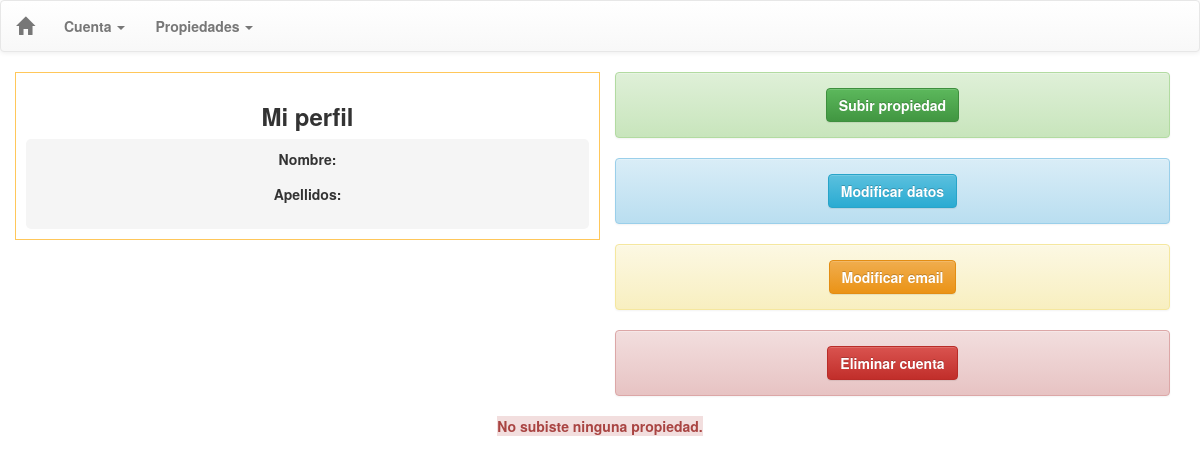
The app's page /user/profile/ (signed in), older data.
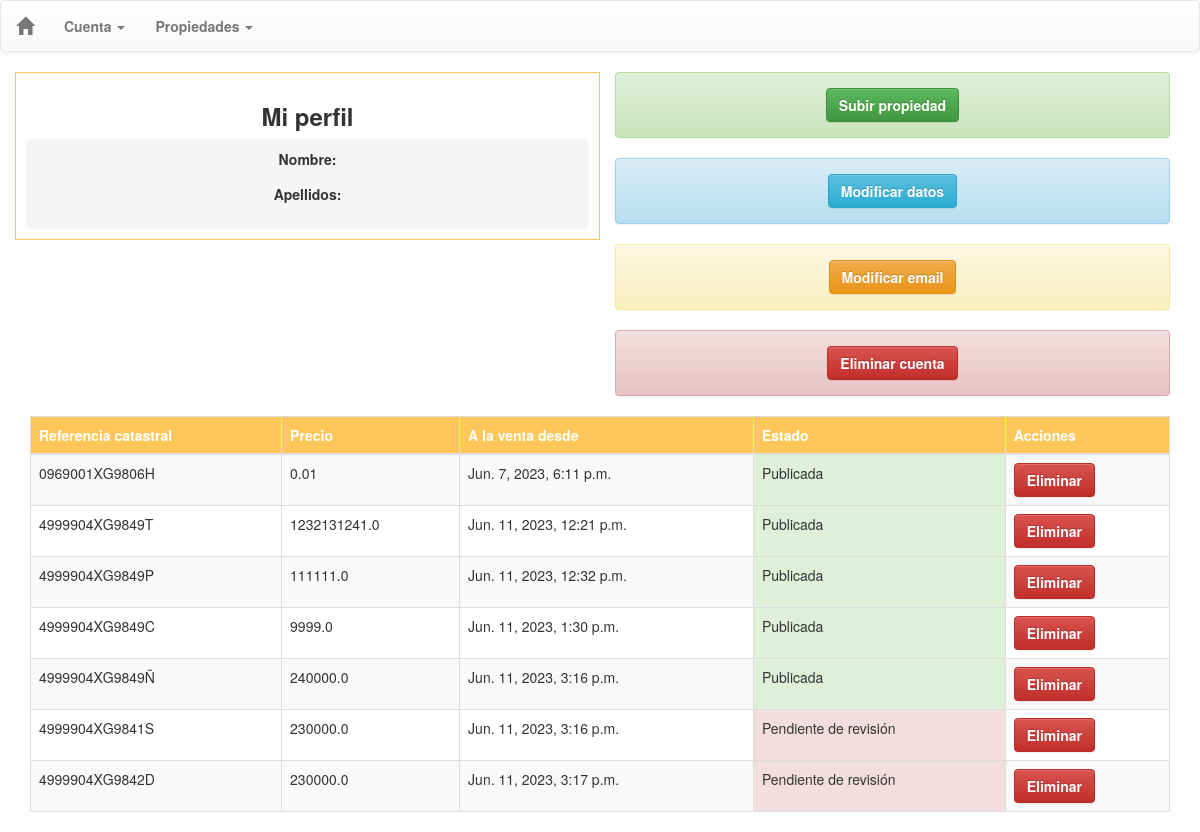
The same page, newer data.
### App/models.py (models this page shows, shortened)
class Property(models.Model):
    catastral_reference = models.CharField(max_length=14, unique = True)
    latitude = models.CharField(max_length=20, default="-")
    longitude = models.CharField(max_length=20, default="-")
    provincie = models.CharField(max_length=30, default="Sin registrar")
    municipality = models.CharField(max_length=40, default="Sin declarar")
    address = models.CharField(max_length=200, default="Sin informacion")
    price = models.FloatField(blank = False, null = False)
    verified = models.BooleanField(default =  False)
    created_at = models.DateTimeField(default = now)
    user = models.ForeignKey(User, on_delete=models.CASCADE)
    class Meta:
        ordering = ["user","created_at"]
    def status_css_class(self):
        return 'success' if self.verified else 'danger'
    def status(self):
        return 'Publicada' if self.verified else 'Pendiente de revisión'

### App/views.py (the view)
# urls.py: url(r'^user/profile/$', views.UserProfile.as_view(), name = 'user_profile'),
@method_decorator(login_required, name = 'dispatch')
class UserProfile(View):
    def get(self, request):
        properties = Property.objects.filter(user = request.user.id)
        return render(request, 'user_profile.html', context = {'properties': properties})

### App/templatetags/template_helpers.py (called while the page is built)
@register.filter(name = 'active_class_for')
def active_class_for(request, url_name):
    if request.path == reverse(url_name):
        return "active"
    else:
        return ""

### App/templates/registration/user_profile.html
{% extends "base_generic.html" %}
{% block content %}
<body>
  <div class="container-fluid">
    <div class="row">
      <div class="col-sm-6 text-center data-box">
        <h1 class="profile-title">Mi perfil</h1>
        <div class="profile-info">
          <p><label><strong>Nombre:</strong> {{ user.first_name }}</label></p>
          <p><label><strong>Apellidos:</strong> {{ user.last_name }}</label></p>
        </div>
      </div>
      <div class="col-sm-6">
        <div class="text-center">
          <div class="alert alert-success col-12" role="alert">
            <a href="{% url 'property_create' %}" class="btn btn-success" style="font-weight: bold;">Subir propiedad</a>
          </div>
          <div class="alert alert-info col-12" role="alert">
            <a href="{% url 'user_update' user.pk %}" class="btn btn-info" style="font-weight: bold;">Modificar datos</a>
          </div>
          <div class="alert alert-warning col-12" role="alert">
            <a href="{% url 'email_update_request' %}" class="btn btn-warning" style="font-weight: bold;">Modificar email</a>
          </div>
          <div class="alert alert-danger col-12" role="alert">
            <a href="{% url 'user_delete' user.pk %}" class="btn btn-danger" style="font-weight: bold;">Eliminar cuenta</a>
          </div>
        </div>
      </div>
    </div>
    {% if properties %}
      <div class="col-12">
        <div class="table-responsive">
          <table class="table table-striped table-bordered">
            <thead class="thead-dark">
              <tr>
                <th style="font-weight: bold;">Referencia catastral</th>
                <th style="font-weight: bold;">Precio</th>
                <th style="font-weight: bold;">A la venta desde</th>
                <th style="font-weight: bold;">Estado</th>
                <th style="font-weight: bold;">Acciones</th>
              </tr>
            </thead>
            <tbody>
              {% for property in properties %}
              <tr>
                <td>{{ property.catastral_reference }}</td>
                <td>{{ property.price }}</td>
                <td>{{ property.created_at }}</td>
                <td class="{{ property.status_css_class }}">
                  {{ property.status }}
                </td>
                <td><a href="{% url 'property_delete' property.pk %}" class="btn btn-danger" style="font-weight: bold;">Eliminar</a></td>
              </tr>
              {% endfor %}
            </tbody>
          </table>
        </div>
    {% else %}
      <p class="text-danger text-center" style="font-weight: bold;"><b><span class="bg-danger">No subiste ninguna propiedad.</span></b></p>
    {% endif %}
  </div>
</body>
{% endblock %}

Row changes from the older to the newer data that the page shows:
added Property: catastral_reference "0969001XG9806H", price "0.01", created_at "Jun. 7, 2023, 6:11 p.m.", status "Publicada"
added Property: catastral_reference "4999904XG9849T", price "1232131241.0", created_at "Jun. 11, 2023, 12:21 p.m.", status "Publicada"
added Property: catastral_reference "4999904XG9849P", price "111111.0", created_at "Jun. 11, 2023, 12:32 p.m.", status "Publicada"
added Property: catastral_reference "4999904XG9849C", price "9999.0", created_at "Jun. 11, 2023, 1:30 p.m.", status "Publicada"
added Property: catastral_reference "4999904XG9849Ñ", price "240000.0", created_at "Jun. 11, 2023, 3:16 p.m.", status "Publicada"
added Property: catastral_reference "4999904XG9841S", price "230000.0", created_at "Jun. 11, 2023, 3:16 p.m.", status "Pendiente de revisión"
added Property: catastral_reference "4999904XG9842D", price "230000.0", created_at "Jun. 11, 2023, 3:17 p.m.", status "Pendiente de revisión"
Text that changed along with them:
text no longer shown: "No subiste ninguna propiedad."
text now shown: "Referencia catastral Precio A la venta desde Estado Acciones"
